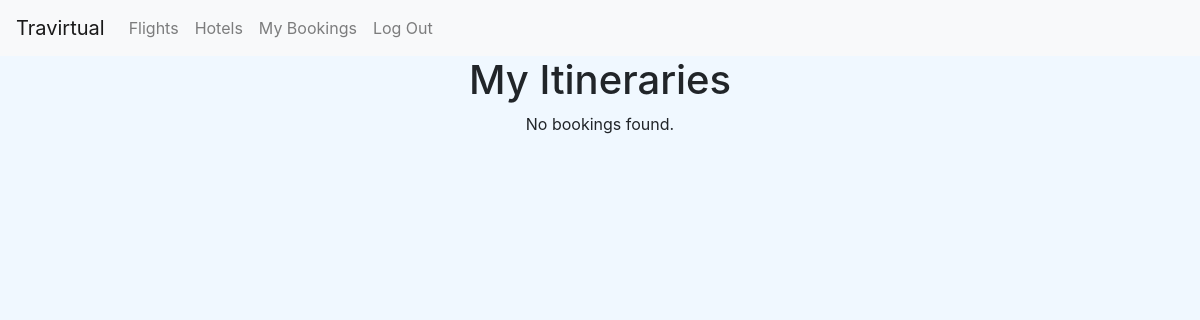
The app's page /flightbooking (signed in), older data.
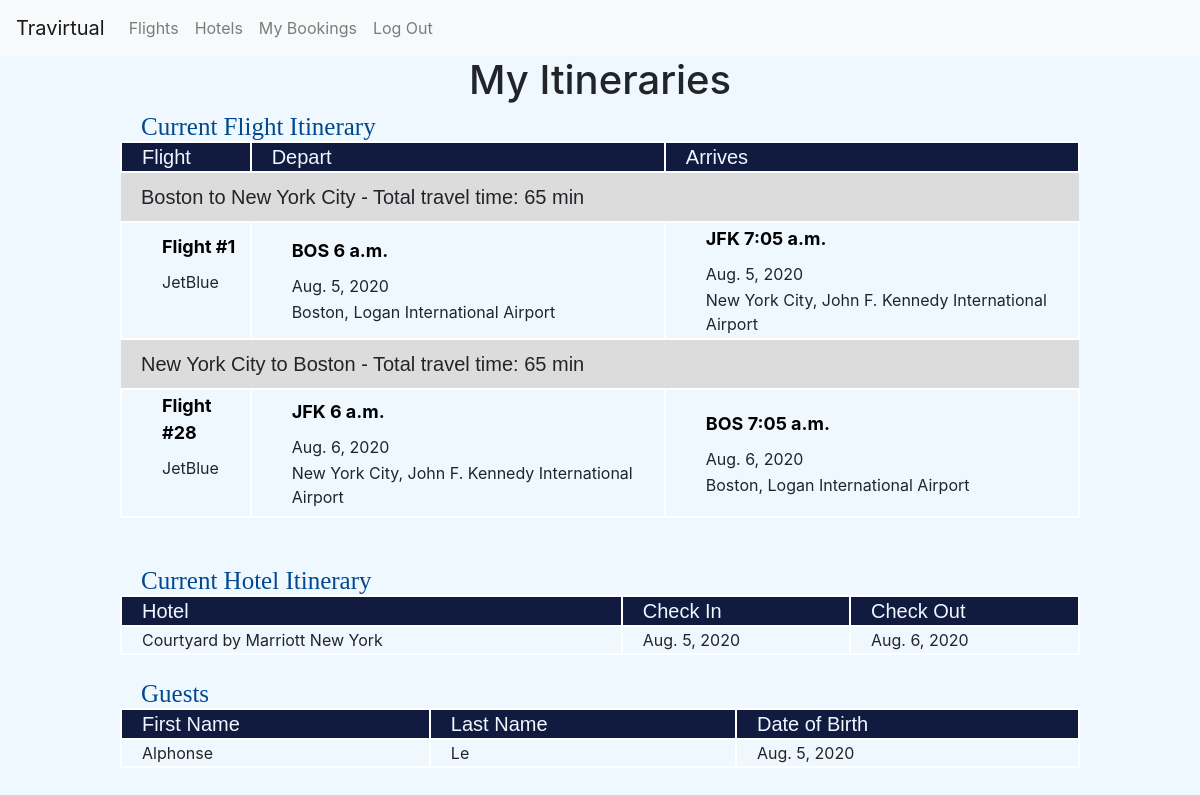
The same page, newer data.
### booking/models.py (models this page shows)
class Flight(models.Model):
    origin          = models.ForeignKey(Airport, on_delete=models.CASCADE, related_name="departures", null=True)
    destination     = models.ForeignKey(Airport, on_delete=models.CASCADE, related_name="arrivals", null=True)
    date            = models.DateField(default=date.today)
    carrier         = models.CharField(max_length=64)
    departureTime   = models.TimeField(default=time(12,00))
    arrivalTime     = models.TimeField(default=time(12,00))
    carrier         = models.CharField(max_length=64)
    duration        = models.IntegerField(default=0)
    price           = models.IntegerField(default=random_num)

class Airport(models.Model):
    code    = models.CharField(max_length=3)
    name    = models.CharField(max_length=64)
    city    = models.CharField(max_length=64)
    state   = models.CharField(max_length=64)

class HotelBooking(models.Model):
    user            = models.ForeignKey(User, on_delete=models.CASCADE)
    hotel           = models.ForeignKey(Hotel, on_delete=models.CASCADE, null=True, blank=True)
    checkIn         = models.DateField()
    checkOut        = models.DateField()
    totalAmount     = models.DecimalField(max_digits=6, decimal_places=2, default=0)

class Hotel(models.Model):
    name    = models.CharField(max_length=100)
    city    = models.CharField(max_length=64)
    address = models.CharField(max_length=100)
    price   = models.IntegerField(default=0)
    image   = models.URLField()

class Passenger(models.Model):
    first           = models.CharField(max_length=64)
    last            = models.CharField(max_length=64)
    dateOfBirth     = models.DateField(default=date.today)
    flights         = models.ManyToManyField(Flight)

### booking/views.py (the view, shortened to what this page needs)
# urls.py: path("flightbooking", views.flightBooking, name="flightbooking"),
@login_required
def flightBooking(request):
    return myBooking(request)

### booking/templates/booking/mybookings.html (shortened to what this page needs)
{% extends "booking/layout.html" %}
{% load static %}
{% block body %}
<div class="mybookingContainer">
    <h1>My Itineraries</h1>
    {% if flightExists == False and hotelExists == False %}
        <p>No bookings found.</p>
    {% endif %}
    {% if flightExists %}
        <table class="mybookingTable">
            <tbody>
                <tr class="mybookingTitle">
                    <td colspan="3">Current Flight Itinerary</td>
                </tr>
                <tr class="myBookingTitleRow">
                    <td class="myBookingTitleTd">Flight</td>
                    <td class="myBookingTitleTd">Depart</td>
                    <td class="myBookingTitleTd">Arrives</td>
                </tr>
                <tr class="myBookingOrigDestRow">
                    <td colspan="3">{{ outboundFlight.origin.city }} to {{ outboundFlight.destination.city }} - Total travel time: {{ outboundFlight.duration }} min</td>
                </tr>
                <tr>
                    <td class="mybookingFlightDetail">
                        <table>
                            <tr><td><label class="mybookingLabel">Flight #{{ outboundFlight.id }}</label></td></tr>
                            <tr><td><label >{{ outboundFlight.carrier }}</label></td></tr>
                            <tr><td><label > </label></td></tr>
                        </table>
                    </td>
                    <td class="mybookingFlightDetail">
                        <table>
                            <tr><td><label class="mybookingLabel">{{ outboundFlight.origin.code }}  {{ outboundFlight.departureTime }}</label></td>
                            </tr>
                            <tr><td>{{ outboundFlight.date }}</td></tr>
                            <tr><td>{{ outboundFlight.origin.city }}, {{ outboundFlight.origin.name }}</td></tr>
                        </table>
                    </td>
                    <td class="mybookingFlightDetail">
                        <table>
                            <tr><td><label class="mybookingLabel">{{ outboundFlight.destination.code }}  {{ outboundFlight.arrivalTime }}</label></td>
                            </tr>
                            <tr><td>{{ outboundFlight.date }}</td></tr>
                            <tr><td>{{ outboundFlight.destination.city }}, {{ outboundFlight.destination.name }}</td></tr>
                        </table>
                    </td>
                </tr>
                {% if inboundStatus != 'false' %}
                    <tr class="myBookingOrigDestRow">
                        <td colspan="3">{{ inboundFlight.origin.city }} to {{ inboundFlight.destination.city }} - Total travel time: {{ inboundFlight.duration }} min</td>
                    </tr>
                    <tr>
                        <td class="mybookingFlightDetail">
                            <table>
                                <tr><td><label class="mybookingLabel">Flight #{{ inboundFlight.id }}</label></td></tr>
                                <tr><td><label >{{ inboundFlight.carrier }}</label></td></tr>
                                <tr><td><label > </label></td></tr>
                            </table>
                        </td>
                        <td class="mybookingFlightDetail">
                            <table>
                                <tr><td><label class="mybookingLabel">{{ inboundFlight.origin.code }}  {{ inboundFlight.departureTime }}</label></td>
                                </tr>
                                <tr><td>{{ inboundFlight.date }}</td></tr>
                                <tr><td>{{ inboundFlight.origin.city }}, {{ inboundFlight.origin.name }}</td></tr>
                            </table>
                        </td>
                        <td class="mybookingFlightDetail">
                            <table>
                                <tr><td><label class="mybookingLabel">{{ inboundFlight.destination.code }}  {{ inboundFlight.arrivalTime }}</label></td>
                                </tr>
                                <tr><td>{{ inboundFlight.date }}</td></tr>
                                <tr><td>{{ inboundFlight.destination.city }}, {{ inboundFlight.destination.name }}</td></tr>
                            </table>
                        </td>
                    </tr>
                {% endif %}
            </tbody>
        </table>
    {% endif %}
    <br><br>
    {% if hotelExists %}
    <table class="mybookingTable">
        <tbody>
            <tr class="mybookingTitle">
                <td colspan="3">Current Hotel Itinerary</td>
            </tr>
            <tr class="myBookingTitleRow">
                <td class="myBookingTitleTd">Hotel</td>
                <td class="myBookingTitleTd">Check In</td>
                <td class="myBookingTitleTd">Check Out</td>
            </tr>
            <tr class="myBookingFlightDetail">
                <td class="myBookingTitleTd">{{ hotelBooking.hotel.name }}</td>
                <td class="myBookingTitleTd">{{ hotelBooking.checkIn }}</td>
                <td class="myBookingTitleTd">{{ hotelBooking.checkOut}}</td>
            </tr>
        </tbody>
    </table>
    {% endif %}
    <br>
    {% if flightExists %}
    <table class="mybookingTable">
        <tbody>
            <tr class="mybookingTitle">
                <td colspan="3">Guests</td>
            </tr>
            <tr class="myBookingTitleRow">
                <td class="myBookingTitleTd">First Name</td>
                <td class="myBookingTitleTd">Last Name</td>
                <td class="myBookingTitleTd">Date of Birth</td>
            </tr>
            {% for passenger in passengers %}
                <tr>
                    <td class="myBookingTitleTd">{{ passenger.first }}</td>
                    <td class="myBookingTitleTd">{{ passenger.last }}</td>
                    <td class="myBookingTitleTd">{{ passenger.dateOfBirth }}</td>
                </tr>
            {% endfor %}
        </tbody>
    </table>
    {% endif %}
    <br>
</div>
{% endblock %}

### booking/templates/booking/layout.html (shortened to what this page needs)
{% load static %}
<!DOCTYPE html>
<html lang="en">
    <head>
        <link rel="stylesheet" href="https://stackpath.bootstrapcdn.com/bootstrap/4.4.1/css/bootstrap.min.css">
        <link href="{% static 'booking/styles.css' %}" rel="stylesheet">
    </head>
    <body>
        <nav class="navbar navbar-expand-lg navbar-light bg-light">
            <a class="navbar-brand" href="{% url 'index' %}">Travirtual</a>
            <div>
              <ul class="navbar-nav mr-auto">
                <li class="nav-item">
                    <a class="nav-link" href="{% url 'index' %}">Flights</a>
                </li>
                <li class="nav-item">
                    <a class="nav-link" href="{% url 'hotelindex' %}">Hotels</a>
                </li>
                {% if user.is_authenticated %}
                    <li class="nav-item">
                        <a class="nav-link" href="{% url 'mybooking' %}">My Bookings</a>
                    </li>
                    <li class="nav-item">
                        <a class="nav-link" href="{% url 'logout' %}">Log Out</a>
                    </li>
                {% endif %}
              </ul>
            </div>
          </nav>
        <div class="body">
            {% block body %}
            {% endblock %}
        </div>
    </body>
</html>

### booking/static/booking/styles.css (style rules this page uses)
body { background-color: #F0F8FF; }
h1 { text-align: center; }
td { padding-left: 20px; }
* { box-sizing: border-box; }
div.mybookingContainer { width: 100%; height: 100%; }
table.mybookingTable { width: 80%; margin: auto; }
tr.myBookingTitleRow { background-color: #111B40; color: #F0F8FF; font-size: 20px; font-family: Arial, Helvetica, sans-serif; line-height: 1; height:30px; }
tr.myBookingOrigDestRow { background-color: #DCDCDC; font-size: 20px; font-family: Garamond, sans-serif; line-height: 1; height:50px; }
td.myBookingTitleTd { text-align: left; border: 2px solid white; }
label.mybookingLabel { color: black; font-size: 18px; font-weight: 700; }
td.mybookingFlightDetail { border: 2px solid white; }
.mybookingTitle { font-size: 25px; font-weight: 500; color: #004990; font-family: Copperplate; line-height: 1; height:30px; }

Row changes from the older to the newer data that the page shows:
now on this page (row unchanged): Flight: origin.city "Boston", destination.city "New York City", duration "65", id "1", carrier "JetBlue", origin.code "BOS", departureTime "6 a.m.", date "Aug. 5, 2020", origin.name "Logan International Airport", destination.code "JFK", arrivalTime "7:05 a.m.", destination.name "John F. Kennedy International Airport"
now on this page (row unchanged): Flight: origin.city "New York City", destination.city "Boston", duration "65", id "28", carrier "JetBlue", origin.code "JFK", departureTime "6 a.m.", date "Aug. 6, 2020", origin.name "John F. Kennedy International Airport", destination.code "BOS", arrivalTime "7:05 a.m.", destination.name "Logan International Airport"
added HotelBooking: hotel.name "Courtyard by Marriott New York", checkIn "Aug. 5, 2020", checkOut "Aug. 6, 2020"
added Passenger: first "Alphonse", last "Le", dateOfBirth "Aug. 5, 2020"
Text that changed along with them:
text no longer shown: "No bookings found."
text now shown: "Current Flight Itinerary Flight Depart Arrives to - Total travel time: min Flight # , , to - Total travel time: min Flight # , , Current Hotel Itinerary Hotel Check In Check Out Guests First Name Last Name Date of Birth"
